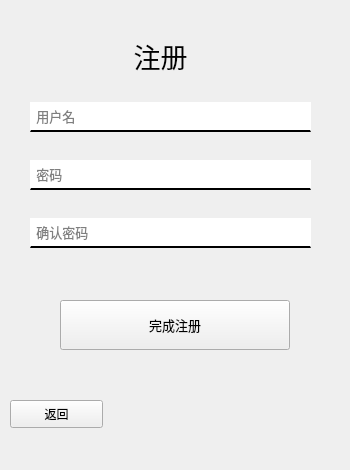
<?xml version="1.0" encoding="UTF-8"?>
<ui version="4.0">
 <class>Register</class>
 <widget class="QWidget" name="Register">
  <property name="geometry">
   <rect>
    <x>0</x>
    <y>0</y>
    <width>350</width>
    <height>470</height>
   </rect>
  </property>
  <property name="minimumSize">
   <size>
    <width>350</width>
    <height>470</height>
   </size>
  </property>
  <property name="maximumSize">
   <size>
    <width>350</width>
    <height>470</height>
   </size>
  </property>
  <property name="windowTitle">
   <string>Form</string>
  </property>
  <property name="styleSheet">
   <string notr="true">QMainWindow{
	background-color:rgb(255, 255, 255);
}
QLineEdit{
	border-top:0px;
	border-bottom:2px solid;
}

</string>
  </property>
  <widget class="QPushButton" name="btFinishRegister">
   <property name="geometry">
    <rect>
     <x>60</x>
     <y>300</y>
     <width>230</width>
     <height>50</height>
    </rect>
   </property>
   <property name="minimumSize">
    <size>
     <width>230</width>
     <height>50</height>
    </size>
   </property>
   <property name="maximumSize">
    <size>
     <width>230</width>
     <height>50</height>
    </size>
   </property>
   <property name="font">
    <font>
     <family>微软雅黑</family>
     <pointsize>10</pointsize>
    </font>
   </property>
   <property name="styleSheet">
    <string notr="true">QPushButton:hover{
	background:rgb(62, 62, 62);
}</string>
   </property>
   <property name="text">
    <string>完成注册</string>
   </property>
  </widget>
  <widget class="QWidget" name="layoutWidget_2">
   <property name="geometry">
    <rect>
     <x>30</x>
     <y>80</y>
     <width>281</width>
     <height>191</height>
    </rect>
   </property>
   <layout class="QVBoxLayout" name="layoutRegister">
    <item>
     <layout class="QHBoxLayout" name="layoutUserName">
      <item>
       <widget class="QLineEdit" name="lineEditUserName">
        <property name="minimumSize">
         <size>
          <width>0</width>
          <height>30</height>
         </size>
        </property>
        <property name="font">
         <font>
          <family>微软雅黑</family>
          <pointsize>10</pointsize>
         </font>
        </property>
        <property name="text">
         <string/>
        </property>
        <property name="placeholderText">
         <string> 用户名</string>
        </property>
       </widget>
      </item>
     </layout>
    </item>
    <item>
     <layout class="QHBoxLayout" name="layoutPssowrd">
      <item>
       <widget class="QLineEdit" name="lineEditPassword">
        <property name="minimumSize">
         <size>
          <width>0</width>
          <height>30</height>
         </size>
        </property>
        <property name="font">
         <font>
          <family>微软雅黑</family>
          <pointsize>10</pointsize>
         </font>
        </property>
        <property name="focusPolicy">
         <enum>Qt::StrongFocus</enum>
        </property>
        <property name="contextMenuPolicy">
         <enum>Qt::DefaultContextMenu</enum>
        </property>
        <property name="echoMode">
         <enum>QLineEdit::Password</enum>
        </property>
        <property name="placeholderText">
         <string> 密码</string>
        </property>
       </widget>
      </item>
     </layout>
    </item>
    <item>
     <layout class="QHBoxLayout" name="layoutPssowrd_2">
      <item>
       <widget class="QLineEdit" name="lineEditPassword_2">
        <property name="minimumSize">
         <size>
          <width>0</width>
          <height>30</height>
         </size>
        </property>
        <property name="font">
         <font>
          <family>微软雅黑</family>
          <pointsize>10</pointsize>
         </font>
        </property>
        <property name="focusPolicy">
         <enum>Qt::StrongFocus</enum>
        </property>
        <property name="contextMenuPolicy">
         <enum>Qt::DefaultContextMenu</enum>
        </property>
        <property name="echoMode">
         <enum>QLineEdit::Password</enum>
        </property>
        <property name="placeholderText">
         <string> 确认密码</string>
        </property>
       </widget>
      </item>
     </layout>
    </item>
   </layout>
  </widget>
  <widget class="QPushButton" name="btBack">
   <property name="geometry">
    <rect>
     <x>10</x>
     <y>400</y>
     <width>93</width>
     <height>28</height>
    </rect>
   </property>
   <property name="font">
    <font>
     <family>微软雅黑</family>
    </font>
   </property>
   <property name="styleSheet">
    <string notr="true">QPushButton:hover{
	color: rgb(107, 107, 107);
}</string>
   </property>
   <property name="text">
    <string>返回</string>
   </property>
  </widget>
  <widget class="QLabel" name="labelMatrix">
   <property name="geometry">
    <rect>
     <x>70</x>
     <y>40</y>
     <width>181</width>
     <height>31</height>
    </rect>
   </property>
   <property name="font">
    <font>
     <family>Yu Gothic UI</family>
     <pointsize>20</pointsize>
    </font>
   </property>
   <property name="text">
    <string>注册</string>
   </property>
   <property name="alignment">
    <set>Qt::AlignCenter</set>
   </property>
  </widget>
 </widget>
 <resources/>
 <connections/>
</ui>
